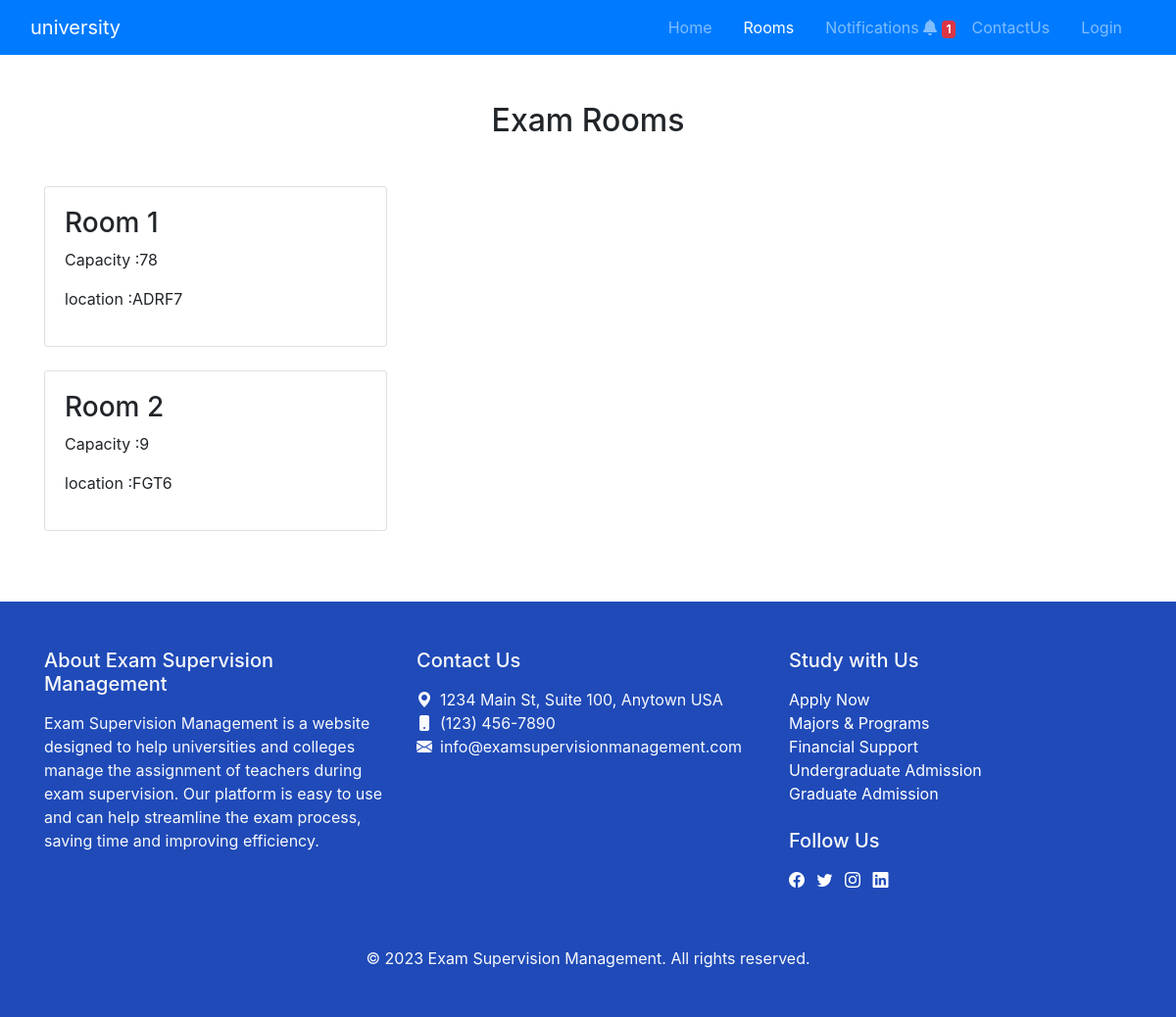
Page /room/ on the committed database.
### uni/models.py (models this page shows)
class Room(models.Model):
    name = models.CharField( max_length=20, default=None)
    max_capacity = models.PositiveIntegerField(default=0)
    is_available = models.BooleanField(default=True)

### uni/views.py (the view)
# urls.py: path('room/', display_rooms, name='rooms'),
def display_rooms(request):
    rooms = Room.objects.all()
    return render(request, 'pages/room.html', {'rooms':rooms})

### templates/pages/room.html
{% extends 'bases/base.html' %}
{% block content %}
<section id="rooms" class="py-5">
    <div class="container">
        <h2 class="text-center mb-5">Exam Rooms</h2>
        {% for room in rooms %}
        <div class="row">
            <div class="col-md-4 mb-4">
                <div class="card">
                    <div class="card-body">
                        <h3> Room {{ room.id }}</h3>
                        <p> Capacity :{{ room.max_capacity}}</p>
                        <p> location :{{ room.name }}</p>
                    </div>
                </div>
            </div>
        </div>
        {% endfor %}
    </div>
</section>
{% endblock content %}

### rows in the picture
Room: id "1", max_capacity "78", name "ADRF7"
Room: id "2", max_capacity "9", name "FGT6"
